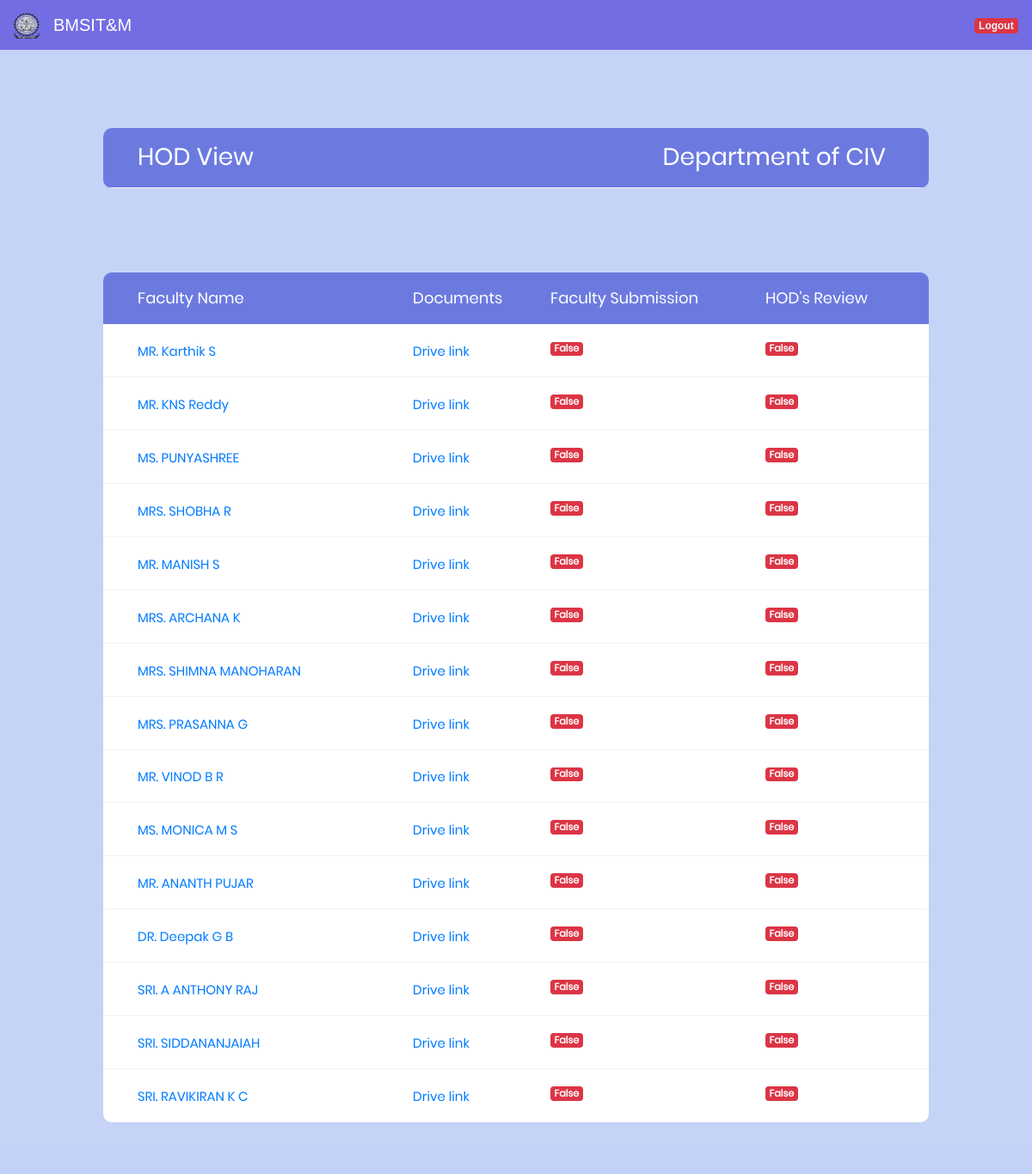
The page /hod_display/ (signed in) on the database its author committed.
### facform1/models.py (models this page shows, shortened)
class Department(models.Model):
	name = models.CharField(max_length=20, blank=True, null=True)
	def __str__(self):
		return self.name

class User(AbstractUser):
	phone = models.BigIntegerField(null=True)
	department = models.ForeignKey('Department', on_delete=models.CASCADE,null=True)
	designation = models.ForeignKey('Designation', on_delete=models.CASCADE,null=True)
	teach_status = models.BooleanField(default=False)
	hod_status = models.BooleanField(default=False)
	principal_status = models.BooleanField(default=False)
	doc_link = models.CharField(max_length=2000,null=True)
	info = models.CharField(max_length=20, blank=True, null=True)
	def is_hod(self):
		faculty = Designation.objects.get(pk=8)
		faculty1 = str(faculty)
		faculty2 = str(self.designation.name)
		if faculty1 == faculty2:
			return True
		return False

### facform1/views.py (the view)
# urls.py: url(r'^hod_display/', views.hod_display,name="hod_display"),
@login_required
def hod_display(request):
	user = request.user
	hod_dept = user.department
	if request.user.is_hod() and request.user.department == hod_dept:
		user = request.user
		pk = request.user.pk
		hod_desg = user.designation
		c1 = User.objects.filter(department=hod_dept).filter(designation__pk=11)
		c2 = User.objects.filter(department=hod_dept).filter(designation__pk=9)
		c3 = User.objects.filter(department=hod_dept).filter(designation__pk=10)
		c4 = list(chain(c2,c3))
		context = {'name':c1,'name1':c4 ,'hod_dept':hod_dept}
		return render(request,'hod_display.html',context=context)
	else:
		return HttpResponseRedirect('/invalid')

### facform1/models.py (called while the page is built)
	def __str__(self):
		return self.name

### templates/hod_display.html (shortened to what this page needs)
<!DOCTYPE html>
{% load staticfiles %}
<html lang="en">
<head>
	<link rel="stylesheet" type="text/css" href="{% static "vendor/bootstrap/css/bootstrap.min.css" %}">
	<link rel="stylesheet" type="text/css" href="{% static "fonts/font-awesome-4.7.0/css/font-awesome.min.css" %}">
	<link rel="stylesheet" type="text/css" href="{% static "vendor/animate/animate.css" %}">
	<link rel="stylesheet" type="text/css" href="{% static "vendor/select2/select2.min.css" %}">
	<link rel="stylesheet" type="text/css" href="{% static "vendor/perfect-scrollbar/perfect-scrollbar.css" %}">
	<link rel="stylesheet" type="text/css" href="{% static "css/util.css" %}">
	<link rel="stylesheet" type="text/css" href="{% static "css/main1.css" %}">
</head>
<body style="background:#c3d1f8">
	{% include 'partials/nav_primary.html' %}
	<div style="margin-top:-18%;" class="limiter">
		<div class="container-table100">
			<div class="wrap-table100">
					<div class="table">
						<div class="row header">
							<div class="cell">
								<h3>HOD View</h3>
							</div>
							<div class="cell">
								<h3>Department of {{hod_dept}}</h3>
							</div>
						</div>
					</div>
						</div>
							</div>
						</div>
	<div style="margin-top:-25%;" class="limiter">
		<div class="container-table100">
			<div class="wrap-table100">
					<div class="table">
						<div class="row header">
							<div class="cell">
								Faculty Name
							</div>
							<div class="cell">
								Documents
							</div>
							<div class="cell">
								Faculty Submission
							</div>
							<div class="cell">
								HOD's Review
							</div>
						</div>
            {% for info in name %}
						<div class="row">
							<div class="cell" data-title="Faculty Name">
								{% if info.teach_status and info.hod_status %}
								<a href="/ao_teacher_display/{{info.username}}" class="h2p">{{info.first_name}}</a>
								{% elif info.teach_status %}
								<a href="/hod_teacher_display/{{info.pk}}">{{info.first_name}}</a>
								{% else %}
								<a href="#" class="h3p">{{info.first_name}}</a>
								{% endif %}
							</div>
							<div class="cell" data-title="Documents">
								<a href="{{info.doc_link}}">Drive link</a>
							</div>
							<div class="cell" data-title="f-sub">
                {% if info.teach_status %}
								  <span class="badge badge-success pull-left">{{info.teach_status}}</span>
                {% else %}
                  <span class="badge badge-danger pull-left">{{info.teach_status}}</span>
                {% endif %}
							</div>
							<div class="cell" data-title="hod-review">
                {% if info.hod_status %}
								  <span class="badge badge-success pull-left">{{info.hod_status}}</span>
                {% else %}
                  <span class="badge badge-danger pull-left">{{info.hod_status}}</span>
                {% endif %}
							</div>
						</div>
            {% endfor %}
					</div>
			</div>
		</div>
	</div>
</body>
</html>

### templates/partials/nav_primary.html (shortened to what this page needs)
{% load staticfiles %}
<nav class="navbar navbar-expand-lg navbar-dark fixed-top" style="background-color: #736de3;">
  <a class="navbar-brand" href="#">
  <img src="{% static "image/bms.logo.png" %}" width="30" height="30" alt="">
</a>
<a class="navbar-brand" href="#">BMSIT&M</a>
<span class="navbar-text">
  	<ul class="navbar-nav mr-auto">
  <li class="nav-item">
    <div class="device pull-right" style="margin:1%;"><a style="color:#f5f5f5;" class="badge badge-danger" href="/logout">Logout</a></div>
    </li>
  </ul>
    </span>
</nav>

### static/css/main1.css (style rules this page uses)
* { margin: 0px; padding: 0px; box-sizing: border-box; }
body, html { height: 100%; font-family: sans-serif; }
a { margin: 0px; transition: all 0.4s; -webkit-transition: all 0.4s; -o-transition: all 0.4s; -moz-transition: all 0.4s; }
h1,h2,h3,h4,h5,h6 { margin: 0px; }
ul, li { margin: 0px; list-style-type: none; }
.limiter { width: 100%; margin: 0 auto; }
.container-table100 { width: 100%; min-height: 100vh; background: #c4d3f6; display: -webkit-box; display: -webkit-flex; display: -moz-box; display: -ms-flexbox; display: flex; align-items: center; justify-content: center; flex-wrap: wrap; padding: 33px 30px; }
.wrap-table100 { width: 960px; border-radius: 10px; overflow: hidden; }
.table { width: 100%; display: table; margin: 0; }
.row { display: table-row; background: #fff; }
.row.header { color: #ffffff; background: #6c7ae0; }
.cell { display: table-cell; }
.row .cell { font-family: Poppins-Regular; font-size: 15px; color: #666666; line-height: 1.2; font-weight: unset !important; padding-top: 20px; padding-bottom: 20px; border-bottom: 1px solid #f2f2f2; }
.row.header .cell { font-family: Poppins-Regular; font-size: 18px; color: #fff; line-height: 1.2; font-weight: unset !important; padding-top: 19px; padding-bottom: 19px; }
.row .cell:nth-child(1) { width: 360px; padding-left: 40px; }
.row .cell:nth-child(2) { width: 160px; }
.row .cell:nth-child(3) { width: 250px; }
.row .cell:nth-child(4) { width: 190px; }
.table, .row { width: 100% !important; }

### rows shown on the page
Department: name "CIV"
User: first_name "MR. Karthik S", teach_status "False", hod_status "False"
User: first_name "MR. KNS Reddy", teach_status "False", hod_status "False"
User: first_name "MS. PUNYASHREE", teach_status "False", hod_status "False"
User: first_name "MRS. SHOBHA R", teach_status "False", hod_status "False"
User: first_name "MR. MANISH S", teach_status "False", hod_status "False"
User: first_name "MRS. ARCHANA K", teach_status "False", hod_status "False"
User: first_name "MRS. SHIMNA MANOHARAN", teach_status "False", hod_status "False"
User: first_name "MRS. PRASANNA G", teach_status "False", hod_status "False"
User: first_name "MR. VINOD B R", teach_status "False", hod_status "False"
User: first_name "MS. MONICA M S", teach_status "False", hod_status "False"
User: first_name "MR. ANANTH PUJAR", teach_status "False", hod_status "False"
User: first_name "DR. Deepak G B", teach_status "False", hod_status "False"
User: first_name "SRI. A ANTHONY RAJ", teach_status "False", hod_status "False"
User: first_name "SRI. SIDDANANJAIAH", teach_status "False", hod_status "False"
User: first_name "SRI. RAVIKIRAN K C", teach_status "False", hod_status "False"
